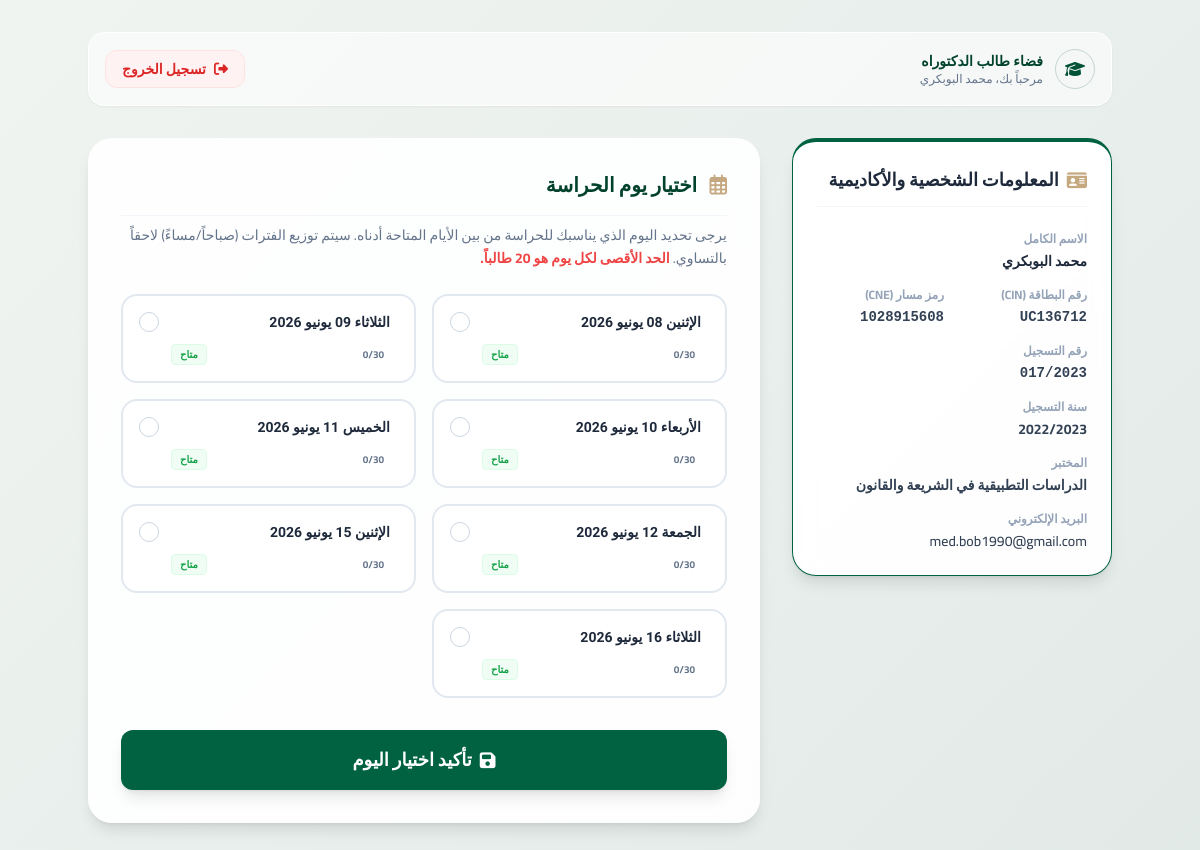
The page /student/dashboard (signed in) on the database its author committed.
### tables this page shows
CREATE TABLE students (
        id INTEGER PRIMARY KEY AUTOINCREMENT,
        anne_inscription TEXT,
        nins TEXT,
        nom_complet TEXT NOT NULL,
        prenom TEXT,
        cne TEXT,
        cin TEXT NOT NULL UNIQUE,
        labo TEXT,
        situation TEXT,
        email TEXT,
        chosen_day TEXT DEFAULT NULL,
        assigned_period TEXT DEFAULT NULL,
        email_sent INTEGER DEFAULT 0,
        registration_date TIMESTAMP DEFAULT NULL
    , assigned_session_id INTEGER DEFAULT NULL REFERENCES sessions(id));

CREATE TABLE days (
        id INTEGER PRIMARY KEY AUTOINCREMENT,
        day_label TEXT NOT NULL UNIQUE,
        day_date TEXT NOT NULL,
        max_capacity INTEGER DEFAULT 20,
        is_active INTEGER DEFAULT 1
    );

### app.py (the view)
@app.route('/student/dashboard')
def student_dashboard():
    cin = session.get('student_cin')
    if not cin:
        return redirect(url_for('index'))
    conn = get_db()
    cursor = conn.cursor()
    cursor.execute('''
        SELECT s.*, se.track as session_track, se.module_name as session_module,
               se.time_slot as session_time, se.semester as session_semester, se.group_label as session_group
        FROM students s
        LEFT JOIN sessions se ON s.assigned_session_id = se.id
        WHERE UPPER(s.cin) = ?
    ''', (cin.upper(),))
    student = cursor.fetchone()
    if not student:
        session.pop('student_cin', None)
        return redirect(url_for('index'))
    cursor.execute('''
        SELECT d.*,
               (SELECT COUNT(*) FROM students s WHERE s.chosen_day = d.day_label) as registered_count
        FROM days d
        WHERE d.is_active = 1
    ''')
    all_days = [dict(row) for row in cursor.fetchall()]
    available_days = [d for d in all_days if d['registered_count'] < d['max_capacity']]
    conn.close()
    return render_template('student_dashboard.html', student=dict(student), days=available_days, all_days=all_days)

### app.py (called while the page is built)
def get_db():
    conn = sqlite3.connect(DB_PATH)
    conn.row_factory = sqlite3.Row
    return conn

### templates/student_dashboard.html (shortened to what this page needs)
<!DOCTYPE html>
<html lang="ar" dir="rtl">
<head>
    <link rel="stylesheet" href="https://cdnjs.cloudflare.com/ajax/libs/font-awesome/6.4.0/css/all.min.css">
    <script src="https://cdn.tailwindcss.com"></script>
</head>
<body class="py-8 px-4 sm:px-6 lg:px-8 text-slate-800">
    <div class="max-w-5xl mx-auto">
        <div class="flex justify-between items-center mb-8 bg-white/60 p-4 rounded-2xl shadow-sm border border-white">
            <div class="flex items-center gap-3">
                <div class="w-10 h-10 bg-brand-50 rounded-full flex items-center justify-center text-brand-600 border border-brand-200">
                    <i class="fa-solid fa-graduation-cap"></i>
                </div>
                <div>
                    <h2 class="text-sm font-bold text-brand-700 font-tajawal">فضاء طالب الدكتوراه</h2>
                    <p class="text-xs text-slate-500">مرحباً بك، {{ student.nom_complet }}</p>
                </div>
            </div>
            <a href="{{ url_for('student_logout') }}" class="px-4 py-2 bg-red-50 hover:bg-red-100 text-red-600 text-sm font-bold rounded-xl transition-colors flex items-center gap-2 border border-red-100">
                <i class="fa-solid fa-right-from-bracket"></i> تسجيل الخروج
            </a>
        </div>
        <div class="grid grid-cols-1 lg:grid-cols-3 gap-8">
            <div class="lg:col-span-1">
                <div class="glass-card rounded-3xl p-6 border-t-4 border-brand-500 shadow-lg sticky top-8">
                    <h3 class="text-lg font-bold text-slate-800 mb-6 flex items-center gap-2 border-b border-slate-100 pb-3">
                        <i class="fa-solid fa-id-card text-accent-gold"></i> المعلومات الشخصية والأكاديمية
                    </h3>
                    <div class="space-y-4 text-sm">
                        <div>
                            <span class="block text-xs font-bold text-slate-400 mb-1">الاسم الكامل</span>
                            <span class="block font-extrabold text-slate-800">{{ student.nom_complet }}</span>
                        </div>
                        <div class="grid grid-cols-2 gap-4">
                            <div>
                                <span class="block text-xs font-bold text-slate-400 mb-1">رقم البطاقة (CIN)</span>
                                <span class="block font-bold text-slate-700 font-mono text-right" style="direction: ltr;">{{ student.cin }}</span>
                            </div>
                            <div>
                                <span class="block text-xs font-bold text-slate-400 mb-1">رمز مسار (CNE)</span>
                                <span class="block font-bold text-slate-700 font-mono text-right" style="direction: ltr;">{{ student.cne }}</span>
                            </div>
                        </div>
                        <div>
                            <span class="block text-xs font-bold text-slate-400 mb-1">رقم التسجيل</span>
                            <span class="block font-bold text-slate-700 font-mono text-right" style="direction: ltr;">{{ student.nins }}</span>
                        </div>
                        <div>
                            <span class="block text-xs font-bold text-slate-400 mb-1">سنة التسجيل</span>
                            <span class="block font-bold text-slate-700">{{ student.anne_inscription }}</span>
                        </div>
                        <div>
                            <span class="block text-xs font-bold text-slate-400 mb-1">المختبر</span>
                            <span class="block font-semibold text-slate-700">{{ student.labo }}</span>
                        </div>
                        <div>
                            <span class="block text-xs font-bold text-slate-400 mb-1">البريد الإلكتروني</span>
                            <span class="block font-medium text-slate-700 text-right" style="direction: ltr;">{{ student.email }}</span>
                        </div>
                    </div>
                </div>
            </div>
            <div class="lg:col-span-2">
                {% if student.chosen_day %}
                    <div class="glass-card rounded-3xl p-8 border border-green-200 shadow-lg text-center relative overflow-hidden bg-white/80">
                        <div class="absolute -top-10 -right-10 w-40 h-40 bg-green-50 rounded-full opacity-50 pointer-events-none"></div>
                        <div class="absolute -bottom-10 -left-10 w-32 h-32 bg-brand-50 rounded-full opacity-50 pointer-events-none"></div>
                        <div class="inline-flex items-center justify-center w-20 h-20 bg-green-100 text-green-600 rounded-full mb-6 border-4 border-white shadow-sm">
                            <i class="fa-solid fa-calendar-check text-4xl"></i>
                        </div>
                        <h2 class="text-2xl font-extrabold text-slate-800 mb-2">تم تسجيل اختيارك بنجاح!</h2>
                        <p class="text-slate-500 mb-8 max-w-md mx-auto">لقد قمت بتأكيد يوم الحراسة الخاص بك. سيقوم المشرف بتحديد الفترة لاحقاً وسنرسل لك التفاصيل عبر البريد.</p>
                        <div class="bg-slate-50 border border-slate-200 rounded-2xl p-6 inline-block w-full max-w-sm mx-auto text-right shadow-inner">
                            <span class="block text-xs font-bold text-slate-400 mb-2">اليوم المختار:</span>
                            <span class="block text-xl font-extrabold text-brand-700 font-tajawal mb-4">{{ student.chosen_day }}</span>
                            {% if student.session_module %}
                                <div class="mt-4 pt-4 border-t border-slate-200 text-right space-y-3">
                                    <div>
                                        <span class="block text-xs font-bold text-slate-400 mb-0.5">المسلك المعين:</span>
                                        <span class="block font-bold text-slate-800 text-sm">{{ student.session_track }}</span>
                                    </div>
                                    <div>
                                        <span class="block text-xs font-bold text-slate-400 mb-0.5">حصة الحراسة (المادة):</span>
                                        <span class="block font-bold text-brand-700 text-base font-tajawal">{{ student.session_module }}</span>
                                    </div>
                                    <div class="grid grid-cols-2 gap-4">
                                        <div>
                                            <span class="block text-xs font-bold text-slate-400 mb-0.5">التوقيت:</span>
                                            <span class="inline-flex items-center gap-1 text-xs font-bold px-2 py-1 rounded bg-brand-50 text-brand-700 border border-brand-100">
                                                <i class="fa-regular fa-clock"></i> {{ student.session_time }}
                                            </span>
                                        </div>
                                        <div>
                                            <span class="block text-xs font-bold text-slate-400 mb-0.5">الفصل والمجموعة:</span>
                                            <span class="block font-bold text-slate-700 text-xs mt-1">{{ student.session_semester }} - {{ student.session_group }}</span>
                                        </div>
                                    </div>
                                </div>
                            {% else %}
                                <span class="block text-xs font-bold text-slate-400 mb-2">الفترة الزمنية:</span>
                                {% if student.assigned_period %}
                                    <span class="inline-flex items-center gap-1.5 px-3 py-1.5 bg-brand-100 text-brand-700 rounded-lg font-bold">
                                        <i class="fa-regular fa-clock"></i> {{ student.assigned_period }}
                                    </span>
                                {% else %}
                                    <span class="inline-flex items-center gap-1.5 px-3 py-1.5 bg-amber-50 text-amber-600 rounded-lg font-bold border border-amber-200">
                                        <i class="fa-solid fa-hourglass-half"></i> قيد التحديد من طرف المشرف
                                    </span>
                                {% endif %}
                            {% endif %}
                        </div>
                        <div class="mt-8 pt-6 border-t border-slate-100 text-xs text-slate-400 flex items-center justify-center gap-2">
                            <i class="fa-solid fa-circle-info text-brand-500"></i> لا يمكن تغيير اليوم المختار إلا من خلال إدارة الكلية.
                        </div>
                    </div>
                {% else %}
                    <div class="glass-card rounded-3xl p-6 sm:p-8 shadow-lg bg-white/90">
                        <h2 class="text-xl font-extrabold text-brand-700 mb-2 border-b border-slate-100 pb-4">
                            <i class="fa-regular fa-calendar-days text-accent-gold ml-2"></i> اختيار يوم الحراسة
                        </h2>
                        <p class="text-slate-500 text-sm mb-6 leading-relaxed">يرجى تحديد اليوم الذي يناسبك للحراسة من بين الأيام المتاحة أدناه. سيتم توزيع الفترات (صباحاً/مساءً) لاحقاً بالتساوي. <strong class="text-red-500">الحد الأقصى لكل يوم هو 20 طالباً.</strong></p>
                        <form action="{{ url_for('choose_day') }}" method="POST">
                            <div class="grid grid-cols-1 sm:grid-cols-2 gap-4 mb-8">
                                {% for day in all_days %}
                                    {% set is_full = day.registered_count >= day.max_capacity %}
                                    <label class="relative border-2 rounded-2xl p-4 transition-all {% if is_full %}border-red-100 bg-red-50/30 opacity-70 cursor-not-allowed{% else %}border-slate-200 bg-white cursor-pointer hover:border-brand-300 hover:shadow-md{% endif %}">
                                        {% if not is_full %}
                                            <div class="absolute inset-0 border-2 border-transparent rounded-2xl peer-checked:border-brand-500 pointer-events-none transition-colors"></div>
                                            <div class="absolute top-4 left-4 w-5 h-5 rounded-full border border-slate-300 flex items-center justify-center peer-checked:bg-brand-500 peer-checked:border-brand-500 transition-all">
                                            </div>
                                        {% endif %}
                                        <div class="pr-2 {% if not is_full %}pl-8{% endif %}">
                                            <span class="block text-sm font-extrabold text-slate-800 font-tajawal mb-2">{{ day.day_label }}</span>
                                            <div class="flex justify-between items-center mt-3">
                                                <div class="flex items-center gap-1.5">
                                                    <span class="text-[10px] font-bold text-slate-500" dir="ltr">{{ day.registered_count }}/{{ day.max_capacity }}</span>
                                                </div>
                                                {% if is_full %}
                                                    <span class="text-[10px] font-bold bg-red-100 text-red-600 px-2 py-0.5 rounded border border-red-200">ممتلئ</span>
                                                {% else %}
                                                    <span class="text-[10px] font-bold bg-green-50 text-green-600 px-2 py-0.5 rounded border border-green-100">متاح</span>
                                                {% endif %}
                                            </div>
                                        </div>
                                    </label>
                                {% endfor %}
                            </div>
                            <button type="submit" class="w-full py-4 bg-brand-500 hover:bg-brand-600 text-white font-bold rounded-xl shadow-lg hover:shadow-brand-500/20 transition-all flex justify-center items-center gap-2 text-lg">
                                <i class="fa-solid fa-floppy-disk"></i> تأكيد اختيار اليوم
                            </button>
                        </form>
                    </div>
                {% endif %}
            </div>
        </div>
    </div>
</body>
</html>

### templates/student_dashboard.html (style rules this page uses)
body { font-family: 'Cairo', 'Tajawal', sans-serif; background: linear-gradient(135deg, #f0f4f1 0%, #e2eae7 100%); min-height: 100vh; }
.glass-card { background: rgba(255, 255, 255, 0.95); backdrop-filter: blur(10px); border: 1px solid rgba(255, 255, 255, 0.2); box-shadow: 0 20px 40px rgba(0, 0, 0, 0.05); }

### rows shown on the page
students: nom_complet "محمد البوبكري", cin "UC136712", cne "1028915608", nins "017/2023", anne_inscription "2022/2023", labo "الدراسات التطبيقية في الشريعة والقانون", email "med.bob1990@gmail.com"
days: day_label "الإثنين 08 يونيو 2026", registered_count "0", max_capacity "30"
days: day_label "الثلاثاء 09 يونيو 2026", registered_count "0", max_capacity "30"
days: day_label "الأربعاء 10 يونيو 2026", registered_count "0", max_capacity "30"
days: day_label "الخميس 11 يونيو 2026", registered_count "0", max_capacity "30"
days: day_label "الجمعة 12 يونيو 2026", registered_count "0", max_capacity "30"
days: day_label "الإثنين 15 يونيو 2026", registered_count "0", max_capacity "30"
days: day_label "الثلاثاء 16 يونيو 2026", registered_count "0", max_capacity "30"
